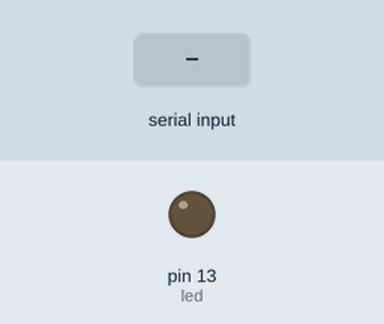
Simulated run of this sketch. Board: Arduino Uno, built with avr-gcc and run on an emulated ATmega328P. On the bench: output pins drawn as LEDs (lit = HIGH). The test bench sets the inputs (shaded band).

Above: at 1.2 s.
1.3 s: "1" received over Serial
At 2.3 s:
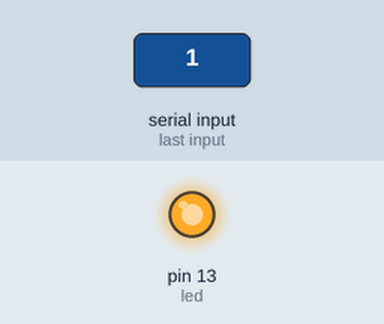
2.8 s: "0" received over Serial
At 3.4 s:
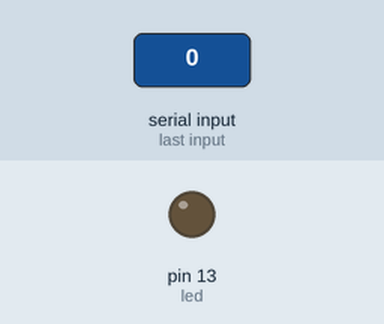
Timing chart, 0 to 5.8 s (numbered marks = the images above; inputs shaded):
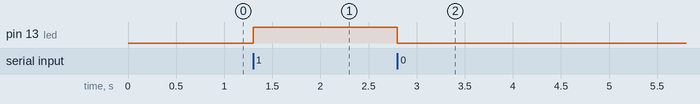

Measured:
- after the input at 1.3 s, pin 13 (led): LOW → HIGH at once
- after the input at 2.8 s, pin 13 (led): HIGH → LOW at once

The sketch:

arduinoWithProcessing.ino
```cpp
int led=13;

void setup() {
  pinMode(led,OUTPUT);
  Serial.begin(9600);

}

void loop() {
  if (Serial.available()>0){
    char state = Serial.read();
    if (state == '1'){
      digitalWrite(led,HIGH);

    }
    else if (state == '0'){
      digitalWrite(led,LOW);

    }
  }

}
```
